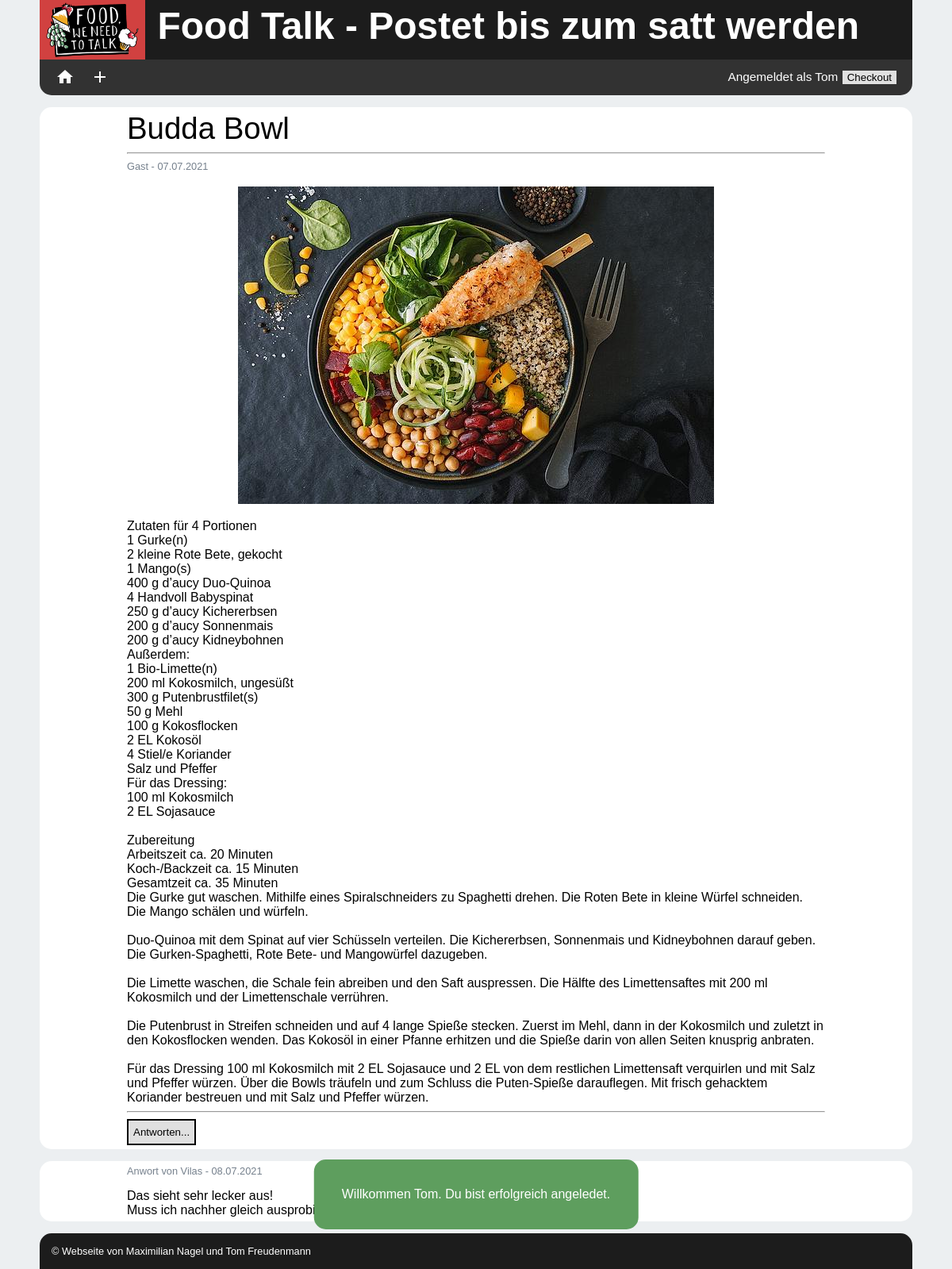
Screenshot of /article.php?themeID=47 (signed in) with the database file from the repository.
### tables this page shows
CREATE TABLE `themes` (
  `ID` int(11) NOT NULL,
  `headline` varchar(255) NOT NULL,
  `description` varchar(4096) NOT NULL,
  `userID` int(11) NOT NULL,
  `views` int(11) DEFAULT 0,
  `answers` int(11) DEFAULT 0,
  `lastChange` varchar(255) DEFAULT NULL,
  `pictureID` int(11) DEFAULT NULL
);

CREATE TABLE `articles` (
  `ID` int(11) NOT NULL,
  `text` varchar(4096) NOT NULL,
  `userID` int(11) NOT NULL,
  `themeID` int(11) NOT NULL,
  `date` varchar(255) NOT NULL,
  `pictureID` int(11) DEFAULT NULL
);

CREATE TABLE `users` (
  `ID` int(11) NOT NULL,
  `userName` varchar(255) NOT NULL,
  `password` varchar(255) NOT NULL
);

CREATE TABLE `picture` (
  `ID` int(11) NOT NULL,
  `url` varchar(1024) NOT NULL,
  `name` varchar(255) NOT NULL,
  `sizeKB` int(11) NOT NULL,
  `height` int(11) NOT NULL,
  `width` int(11) NOT NULL
);

### www/src/Theme.php (called while the page is built, shortened)
<?php
require_once "db/db.php";
class Theme implements DbElement {
    protected int $id;
    protected array $listOFAnswers;
    public function __construct(string $headline, string $description, int $userID = 2, int $id = -1, int $views = 0,
                                int $answers = 0, string $date = "")
    {
        $this->headline = $headline;
        $this->description = $description;
        $this->userID = $userID;
        if ($date == "") $this->date = date("d.m.Y", time());
        else $this->date = $date;
        $this->listOFAnswers = array();
        $this->id = $id;
        $this->loadAllAnswers();
        $this->answers = count($this->listOFAnswers);
    }
    public static function loadByID(int $id): Theme
    {
        $connection = new DB_Connection();
        $connection->connect();
        try {
            $res = $connection->doQuery("SELECT * FROM themes WHERE ID = ". $id);
            $row = $res->fetch_assoc();
            if (isset($row['pictureID']))
                return new ThemeWithPicture($row['headline'], $row['description'],
                    $row['pictureID'], intval($row['userID']), intval($row['ID']), intval($row['views']),
                    intval($row['answers']), $row['lastChange']);
            else return new Theme($row['headline'], $row['description'], intval($row['userID']),
                intval($row['ID']), intval($row['views']), intval($row['answers']), $row['lastChange']);
        } catch (Exception $e) {
            $connection->closeConnection();
            throw new Exception("The Query gets the error: " . $e->getMessage());
        } finally {
            $connection->closeConnection();
        }
    }
    protected function loadAllAnswers()
    {
        if($this->id > -1)
        {
            $connection = new DB_Connection();
            $connection->connect();
            try {
                $res = $connection->doQuery("SELECT * FROM articles WHERE themeID = ". $this->id);
                while ($row = $res->fetch_assoc())
                {
                    if (isset($row['pictureID']))
                        $answer = new AnswerWithPicture(intval($row['themeID']),intval($row['userID']), $row['text'],
                            $row['pictureID'],intval($row['ID']), $row['date']);
                    else
                        $answer = new Answer(intval($row['themeID']), intval($row['userID']), $row['text'],
                        intval($row['ID']), $row['date']);
                    array_push($this->listOFAnswers, $answer);
                }
            } catch (Exception $e) {
                $connection->closeConnection();
                throw new Exception("The Query gets the error: " . $e->getMessage());
            } finally {
                $connection->closeConnection();
            }
        }
    }
}
require_once "Answer.php";
require_once "User.php";
require_once "Picture.php";
require_once "ThemeWithPicture.php";

### www/src/db/db.php (called while the page is built, shortened)
<?php
class DB_Connection
{
    private $servername;
    private $username;
    private $password;
    private $db;
    private $conn;
    public function __construct()
    {
        $this->servername = "db";
        $this->username = "root";
        $this->password = "test";
        $this->db = "mainBase";
    }
    public function connect()
    {
        $this->conn = new mysqli($this->servername, $this->username, $this->password, $this->db);
        return $this->conn;
    }
    public function doQuery($query)
    {
        $this->result = $this->conn->query($query);
        return $this->result;
    }
}
?>

### www/src/User.php (called while the page is built, shortened)
<?php
require_once "db/db.php";
class User implements DbElement
{
    private string $name;
    public static function loadByID(int $id) :User
    {
        $connection = new DB_Connection();
        $connection->connect();
        $res = $connection->doQuery("SELECT * FROM users WHERE ID =". $id);
        $row = $res->fetch_assoc();
        return new User($row['userName'], $row['password'], $row['ID']);
    }
    public function __construct(string $name, string $password, int $id = 0)
    {
        $this->name = $name;
    }
    public function getName(): string
    {
        return $this->name;
    }
}

### www/src/ThemeWithPicture.php (the view, shortened to what this page needs)
<?php
require_once "Theme.php";
require_once "Picture.php";
class ThemeWithPicture extends Theme
{
    private int $pictureID;
    public function __construct(string $headline, string $description, int $pictureID, int $userID = 2, int $id = -1,
                                int $views = 0, int $answers = 0, string $date = "")
    {
        parent::__construct($headline, $description, $userID, $id, $views, $answers, $date);
        $this->pictureID = $pictureID;
    }
    public function __toString()
    {
        $text = '<div id="question" class="article-entry theme">
                        <div class="headline">' . $this->headline . '</div>
                        <hr>
                        <div class="information">';
        try {
            $text .= User::loadByID($this->userID)->getName();
        } catch (Exception $e) {
            $text .= "UNBEKANNT";
        }
        $text.= ' - ' . $this->date .'</div>';
        $text .= "<br>";
        $pic = Picture::loadByID($this->pictureID);
        $text .= $pic;
        $text .= '
                        <div class="article-content">' . nl2br($this->description) . '</div>
                        <hr>
                        <button id="theme-' . $this->id . '" class="answer" onclick="document.getElementById(\'answer\').style.display = \'block\';">Antworten...</button>
                    </div>
                    ';
        if ($this->answers > 0) {
            foreach ($this->listOFAnswers as $answer) {
                $text .= $answer;
            }
        }
        else $text .= ' <div id="answer-0" class="article-entry">
                           Bisher sind noch keine Antworten vorhanden!
                        </div>';
        return $text;
    }
}

### www/include/theme-feed.php (shortened to what this page needs)
<?php
require_once "src/Theme.php";
require_once "src/Picture.php";
if(isset($_GET['themeID']))
{
    $ID = $_GET['themeID'];
    try {
        $theme = Theme::loadByID($ID);
        $theme->increaseViews();
        echo $theme;
    } catch (Exception $e) {
        $_SESSION['err'] = "Ein Fehler ist aufgetreten: ". $e->getMessage();
        header("Location: ../index.php?err=".$_SESSION['err']);
    }
}
else
{
    $_SESSION['err'] = "Dieser Artikel existiert nicht.";
    header("Location: ../index.php?err=".$_SESSION['err']);
}

### www/src/Picture.php (shortened to what this page needs)
<?php
require_once "db/db.php";
class Picture implements DbElement
{
    private int $id;
    private string $src;
    private string $name;
    public static function loadByID(int $id): Picture
    {
        $connection = new DB_Connection();
        $connection->connect();
        try {
            $res = $connection->doQuery("SELECT * FROM picture WHERE ID = ". $id);
            $row = $res->fetch_assoc();
            $connection->closeConnection();
            return new Picture($row['sizeKB'], $row['height'], $row['width'], $row['url'],$row['name'], $id);
        } catch (Exception $e) {
            $connection->closeConnection();
            throw new Exception("The Query gets the error: " . $e->getMessage());
        }
    }
    public function __construct(int $size, int $height, int $width, string $fileName, string $name, int $id = -1)
    {
        $this->id = $id;
        $this->src = $fileName;
        $this->name = $name;
    }
    public function __toString()
    {
        return "<img class='content-img' src='".uploadDir.$this->src."' id='img-".$this->id."' alt='".$this->name."'>";
    }
}

### www/src/Answer.php (shortened to what this page needs)
<?php
require_once "db/db.php";
class Answer implements DbElement
{
    protected int $userID;
    protected string $date;
    protected string $text;
    protected int $id;
    public function __construct(int $themeID, int $userID, string $text, int $id = -1,
                                string $date = "")
    {
        $this->userID = $userID;
        $this->text = $text;
        $this->id = $id;
        if ($date == "") $this->date = date("d.m.Y", time());
        else $this->date = $date;
    }
    public function __toString()
    {
        $text = '   <div id="answer-'.$this->id.'" class="article-entry">
                        <div class="information">Anwort von ';
        try {
            $text .= User::loadByID($this->userID)->getName();
        } catch (Exception $e) {
            $text .= "UNBEKANNT";
        }
        $text .= ' - '.$this->date.'</div>';
        $text .= '<div class="article-content">'. nl2br($this->text).'</div>
                    </div>';
        return $text;
    }
}
require_once "Theme.php";
require_once "User.php";

### www/include/style/mainStyle.css (style rules this page uses)
html,body { margin: 0; padding: 0; color: var(--fontColor); font-family: Arial, sans-serif; background-color: var(--htmlBackground); }

### www/include/style/ini.css (style rules this page uses)
:root { --fontColor: white; --seconFontColor: black; --htmlwidth: 1100px; --mainColor: #1c1c1c; --secondColor: #323232; --aczentColor: #d14140; --warning: #d14140; --succesColor: #5e9e5e; --htmlBackground: #ECEFF1; --elementBackgorund: white; --navheight: 45px; --spaceing: 10px; --cellheight: 70px; --borderRadius: 15px; --borderColor: #e0e0e0; --fontColorTable: #76818d; --firstCellWidth: 700px; --secondCellWidth: 300px; --borderWidth: 1px; --inputColor: #e0e0e0; --marginBottom: 50px; }

### www/include/style/article.css (style rules this page uses)
.article-entry { margin: 15px 0; border-radius: var(--borderRadius); background-color: white; position: relative; padding: 5px 10%; width: auto; }
.headline { font-size: 2.4em; }
.information { font-size: 0.8em; color: var(--fontColorTable); }
.content-img { max-width: 100%; max-height: 600px; margin-left: 50%; transform: translateX(-50%); }
.article-content { padding-top: 15px; }
.answer { position: relative; height: 33px; background-color: var(--inputColor); color: var(--seconFontColor); border-style: solid; cursor: pointer; }

### rows the page displays
themes: headline "Budda Bowl", lastChange "07.07.2021", description "Zutaten für 4 Portionen 1 Gurke(n) 2 kleine Rote Bete, gekocht 1 Mango(s) 400 g d’aucy Duo-Quinoa 4 Handvoll Babyspinat 250 g d’aucy Kichererbsen 200 g d’aucy Sonnenmais 200 g d’aucy Kidneybohnen Außerdem: 1 Bio-Limette(n) 200 ml Kokosmilch, ungesüßt 300 g Putenbrustfilet(s) 50 g Mehl 100 g Kokosflocken 2 EL Kokosöl 4 Stiel/e Koriander Salz und Pfeffer Für das Dressing: 100 ml Kokosmilch 2 EL Sojasauce Zubereitung Arbeitszeit ca. 20 Minuten Koch-/Backzeit ca. 15 Minuten Gesamtzeit ca. 35 Minuten Die Gurke gut waschen. Mithilfe eines Spiralschneiders zu Spaghetti drehen. Die Roten Bete in kleine Würfel schneiden. Die Mango schälen und würfeln. Duo-Quinoa mit dem Spinat auf vier Schüsseln…", userID "Vilas"
articles: userID.ID "Gast", date "08.07.2021", text "Das sieht sehr lecker aus! Muss ich nachher gleich ausprobieren!"
picture: url (picture)

### other values shown
$_SESSION['username'] "Tom"
